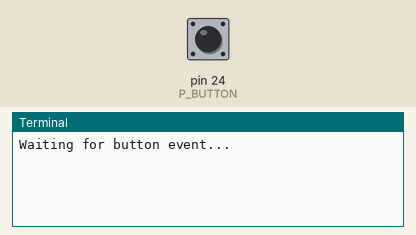
The program below on a simulated Raspberry Pi (header pin numbers). On the bench: the last lines printed to the terminal. Inputs (shaded band) come from the test bench; at power-on: pin 24 (P_BUTTON) HIGH. The clock reads 2024-03-15 10:24:30 at power-on unless the program sets it; sending an e-mail succeeds after 1 s.

Above: at 1.2 s.
1.3 s: pin 24 (P_BUTTON) pulled LOW for 0.15 s
At 2.1 s:
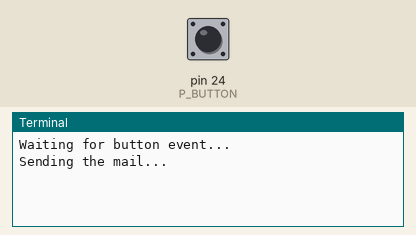
At 3.3 s:
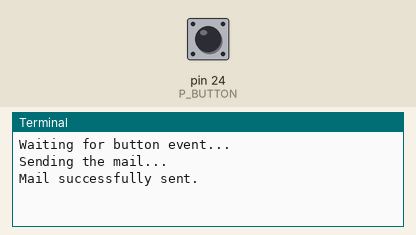

Measured:
- after the input at 1.3 s, the terminal: prints a new line at once (image 1)

The program:

SIMMail1.py
```python
# SIMMail1.py

import RPi.GPIO as GPIO
import smtplib, datetime, os, time
from email.mime.multipart import MIMEMultipart
from email.mime.text import MIMEText
from email.mime.image import MIMEImage

USERNAME = 'raspi4kids@gmail.com'  # Username for authentication
PASSWORD = 'raspi1234'  # Password for authentication
SMTP_SERVER = 'smtp.gmail.com'  # URL of SMTP server

FROM = "Aegidius Pluess"  # Name shown as sender
TO = 'a2015@pluess.name' # Mail address of the recipient
SSL_PORT = 465

P_BUTTON = 24 # Button pin, adapt to your wiring

def setup():
    GPIO.setmode(GPIO.BOARD)
    GPIO.setup(P_BUTTON, GPIO.IN, GPIO.PUD_UP)

def sendMail(subject, text, img = None):
    print("Sending the mail...")
    msg = MIMEMultipart("alternative")
    msg.attach(MIMEText(text, "html"))

    tmpmsg = msg
    msg = MIMEMultipart()
    msg.attach(tmpmsg)
    if img != None:
        if not os.path.exists(img):
            print("File", img, "does not exist.")
        else:
            fp = open(img, 'rb')
            img = MIMEImage(fp.read())  # included in mail, not as attachment
            fp.close()
            msg.attach(img)

    msg['Subject'] = subject
    msg['From'] = FROM
    server = smtplib.SMTP_SSL(SMTP_SERVER, SSL_PORT)
    server.login(USERNAME, PASSWORD)
    server.sendmail(FROM, [TO], msg.as_string())
    server.quit()
    print("Mail successfully sent.")

setup()
print("Waiting for button event...")
while True:
    if GPIO.input(P_BUTTON) == GPIO.LOW:
        t = str(datetime.datetime.now())
        text = "Alert on " + t + "<br>Button was <b>pressed!</b>"
        subject = "Alert from Raspberry Pi"
        sendMail(subject, text)
        #sendMail(subject, text, "c:/scratch/mailtest.png")
        time.sleep(30)
```
